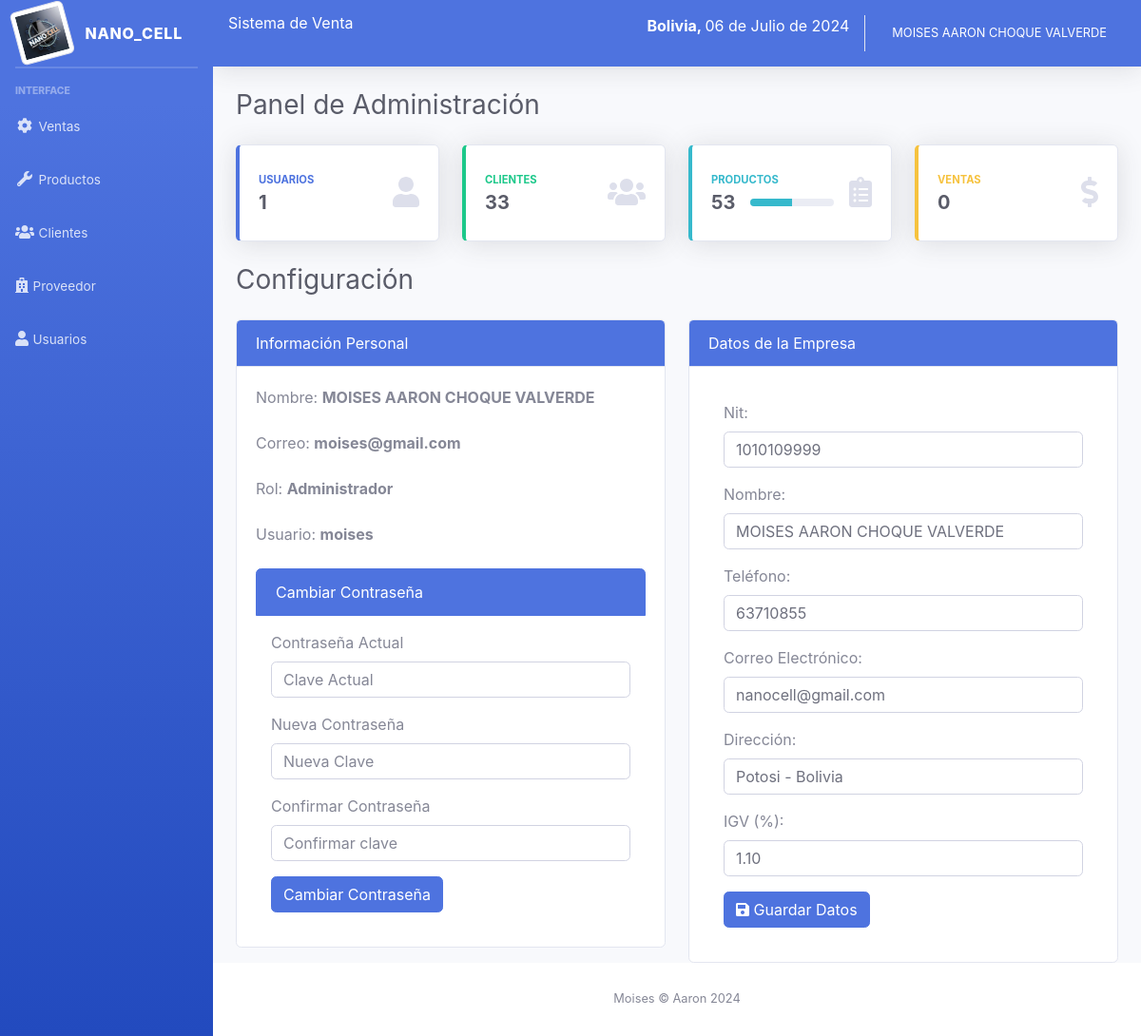
Page /sistema/ (signed in) on the committed database.
### tables this page shows
CREATE TABLE IF NOT EXISTS `configuracion` (
  `id` int NOT NULL AUTO_INCREMENT,
  `ci` int NOT NULL,
  `nombre` varchar(100) NOT NULL,
  `telefono` int NOT NULL,
  `email` varchar(100) NOT NULL,
  `direccion` text NOT NULL,
  `igv` decimal(10,2) NOT NULL,
  PRIMARY KEY (`id`)
);

### sistema/index.php (the view, shortened to what this page needs)
<?php include_once "includes/header.php"; ?>
<div class="container-fluid">
	<div class="d-sm-flex align-items-center justify-content-between mb-4">
		<h1 class="h3 mb-0 text-gray-800">Panel de Administración</h1>
	</div>
	<div class="row">
		<a class="col-xl-3 col-md-6 mb-4" href="lista_usuarios.php">
			<div class="card border-left-primary shadow h-100 py-2">
				<div class="card-body">
					<div class="row no-gutters align-items-center">
						<div class="col mr-2">
							<div class="text-xs font-weight-bold text-primary text-uppercase mb-1">Usuarios</div>
							<div class="h5 mb-0 font-weight-bold text-gray-800"><?php echo $data['usuarios']; ?></div>
						</div>
						<div class="col-auto">
							<i class="fas fa-user fa-2x text-gray-300"></i>
						</div>
					</div>
				</div>
			</div>
		</a>
		<a class="col-xl-3 col-md-6 mb-4" href="lista_cliente.php">
			<div class="card border-left-success shadow h-100 py-2">
				<div class="card-body">
					<div class="row no-gutters align-items-center">
						<div class="col mr-2">
							<div class="text-xs font-weight-bold text-success text-uppercase mb-1">Clientes</div>
							<div class="h5 mb-0 font-weight-bold text-gray-800"><?php echo $data['clientes']; ?></div>
						</div>
						<div class="col-auto">
							<i class="fas fa-users fa-2x text-gray-300"></i>
						</div>
					</div>
				</div>
			</div>
		</a>
		<a class="col-xl-3 col-md-6 mb-4" href="lista_productos.php">
			<div class="card border-left-info shadow h-100 py-2">
				<div class="card-body">
					<div class="row no-gutters align-items-center">
						<div class="col mr-2">
							<div class="text-xs font-weight-bold text-info text-uppercase mb-1">Productos</div>
							<div class="row no-gutters align-items-center">
								<div class="col-auto">
									<div class="h5 mb-0 mr-3 font-weight-bold text-gray-800"><?php echo $data['productos']; ?></div>
								</div>
								<div class="col">
									<div class="progress progress-sm mr-2">
										<div class="progress-bar bg-info" role="progressbar" style="width: 50%" aria-valuenow="50" aria-valuemin="0" aria-valuemax="100"></div>
									</div>
								</div>
							</div>
						</div>
						<div class="col-auto">
							<i class="fas fa-clipboard-list fa-2x text-gray-300"></i>
						</div>
					</div>
				</div>
			</div>
		</a>
		<a class="col-xl-3 col-md-6 mb-4" href="ventas.php">
			<div class="card border-left-warning shadow h-100 py-2">
				<div class="card-body">
					<div class="row no-gutters align-items-center">
						<div class="col mr-2">
							<div class="text-xs font-weight-bold text-warning text-uppercase mb-1">Ventas</div>
							<div class="h5 mb-0 font-weight-bold text-gray-800"><?php echo $data['ventas']; ?></div>
						</div>
						<div class="col-auto">
							<i class="fas fa-dollar-sign fa-2x text-gray-300"></i>
						</div>
					</div>
				</div>
			</div>
		</a>
	</div>
	<div class="d-sm-flex align-items-center justify-content-between mb-4">
		<h1 class="h3 mb-0 text-gray-800">Configuración</h1>
	</div>
	<div class="row">
		<div class="col-lg-6">
			<div class="card">
				<div class="card-header bg-primary text-white">
					Información Personal
				</div>
				<div class="card-body">
					<div class="form-group">
						<label>Nombre: <strong><?php echo $_SESSION['nombre']; ?></strong></label>
					</div>
					<div class="form-group">
						<label>Correo: <strong><?php echo $_SESSION['email']; ?></strong></label>
					</div>
					<div class="form-group">
						<label>Rol: <strong><?php echo $_SESSION['rol_name']; ?></strong></label>
					</div>
					<div class="form-group">
						<label>Usuario: <strong><?php echo $_SESSION['user']; ?></strong></label>
					</div>
					<ul class="list-group">
						<li class="list-group-item active">Cambiar Contraseña</li>
						<form action="" method=" post" name="frmChangePass" id="frmChangePass" class="p-3">
							<div class="form-group">
								<label>Contraseña Actual</label>
								<input type="password" name="actual" id="actual" placeholder="Clave Actual" required class="form-control">
							</div>
							<div class="form-group">
								<label>Nueva Contraseña</label>
								<input type="password" name="nueva" id="nueva" placeholder="Nueva Clave" required class="form-control">
							</div>
							<div class="form-group">
								<label>Confirmar Contraseña</label>
								<input type="password" name="confirmar" id="confirmar" placeholder="Confirmar clave" required class="form-control">
							</div>
							<div>
								<button type="submit" class="btn btn-primary btnChangePass">Cambiar Contraseña</button>
							</div>
						</form>
					</ul>
				</div>
			</div>
		</div>
		<?php if ($_SESSION['rol'] == 1) { ?>
			<div class="col-lg-6">
				<div class="card">
					<div class="card-header bg-primary text-white">
						Datos de la Empresa
					</div>
					<div class="card-body">
						<form action="empresa.php" method="post" id="frmEmpresa" class="p-3">
							<div class="form-group">
								<label>Nit:</label>
								<input type="number" name="txtCi" value="<?php echo $ci; ?>" id="txtCi" placeholder="Nit de la Empresa" required class="form-control">
							</div>
							<div class="form-group">
								<label>Nombre:</label>
								<input type="text" name="txtNombre" class="form-control" value="<?php echo $nombre_empresa; ?>" id="txtNombre" placeholder="Nombre de la Empresa" required class="form-control">
							</div>
							<div class="form-group">
								<label>Teléfono:</label>
								<input type="number" name="txtTelEmpresa" class="form-control" value="<?php echo $telEmpresa; ?>" id="txtTelEmpresa" placeholder="teléfono de la Empresa" required>
							</div>
							<div class="form-group">
								<label>Correo Electrónico:</label>
								<input type="email" name="txtEmailEmpresa" class="form-control" value="<?php echo $emailEmpresa; ?>" id="txtEmailEmpresa" placeholder="Correo de la Empresa" required>
							</div>
							<div class="form-group">
								<label>Dirección:</label>
								<input type="text" name="txtDirEmpresa" class="form-control" value="<?php echo $dirEmpresa; ?>" id="txtDirEmpresa" placeholder="Dirreción de la Empresa" required>
							</div>
							<div class="form-group">
								<label>IGV (%):</label>
								<input type="text" name="txtIgv" class="form-control" value="<?php echo $igv; ?>" id="txtIgv" placeholder="IGV de la Empresa" required>
							</div>
							<div>
								<button type="submit" class="btn btn-primary btnChangePass"><i class="fas fa-save"></i> Guardar Datos</button>
							</div>
						</form>
					</div>
				</div>
			</div>
		<?php } ?>
	</div>
</div>
</div>
<?php include_once "includes/footer.php"; ?>

### rows in the picture
configuracion: txtCi "1010109999", txtNombre "MOISES AARON CHOQUE VALVERDE", txtTelEmpresa "63710855", txtEmailEmpresa "nanocell@gmail.com", txtDirEmpresa "Potosi - Bolivia", txtIgv "1.10"

### other values in the picture
fechaPeru() "06 de Julio de 2024"
$_SESSION['nombre'] "MOISES AARON CHOQUE VALVERDE"
$data['usuarios'] "1"
$data['clientes'] "33"
$data['productos'] "53"
$data['ventas'] "0"
$_SESSION['email'] "moises@gmail.com"
$_SESSION['rol_name'] "Administrador"
$_SESSION['user'] "moises"
